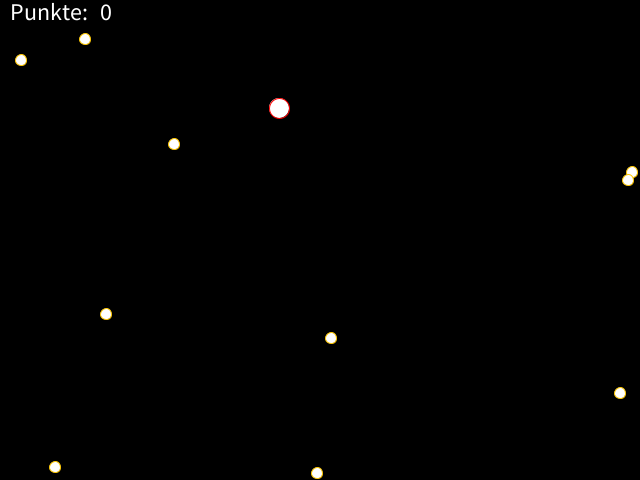
Frame 1 (no input)
Frame 60 (the mouse pressed at the canvas centre just before this capture): identical to frame 1, image omitted
Frame 120 (the mouse held since frame 60 and released just before this capture): identical to frame 1, image omitted

The Processing sketch that drew this single still picture (run headless with seeded random() and noise(); from frame 60 on, the mouse is pressed at the canvas centre):

// Processing sketch: Stars
// ── Stars.pde
import java.util.Random;

Random r = new Random();
Star stars[];
Keyhandler kh;
Player p;

void setup () {
  size(640, 480);
  kh = new Keyhandler();
  p = new Player(kh,r.nextInt(640), r.nextInt(480));
  stars = new Star[10];
  for (int i = 0; i < stars.length; i++) {
    stars[i] = new Star(r.nextInt(640), r.nextInt(480), 1);
  }
}

void draw() {
  background(0);
  textSize(24);
  text("Punkte: ", 10, 20);
  text(p.points, 100, 20);
  p.draw();
  p.move();
  p.collect();

  if (kh.refresh) {
    for (int i = 0; i < stars.length; i++) {
      stars[i] = new Star(r.nextInt(640), r.nextInt(480), 1);
    }
  }

  kh.refresh = true;
  for (int i = 0; i < stars.length; i++) {
    if (stars[i].draw) {
      stars[i].draw();
      kh.refresh = false;
    }
  }
}

public void keyPressed() {
  if (key == 'w') kh.up = true;
  if (key == 'a') kh.left = true;
  if (key == 's') kh.down = true;
  if (key == 'd') kh.right = true;
}

public void keyReleased() {
  if (key == 'w') kh.up = false;
  if (key == 'a') kh.left = false;
  if (key == 's') kh.down = false;
  if (key == 'd') kh.right = false;
}

// ── Keyhandler.pde
class Keyhandler {
  boolean up, down, left, right, refresh;
}

// ── Player.pde
class Player {

  int xPos;
  int yPos;
  int xSpeed = 4;
  int ySpeed = 4;
  int d = 20;
  int points = 0;

  public Player(Keyhandler kh,int x, int y) {
    xPos = x;
    yPos = y;
  }

  public void draw() {
    stroke(255, 0, 0);
    ellipse(xPos, yPos, d, d);
  }

  public void move() {

    if (kh.up) yPos -= ySpeed;
    if (kh.down) yPos += ySpeed;
    if (kh.left) xPos -= xSpeed;
    if (kh.right) xPos += xSpeed;
  }

  public void collect() {
    for (int i = 0; i < stars.length; i++) {
      if (abs(stars[i].xPos-xPos) < 15 && abs(stars[i].yPos-yPos)<15) {
        if (stars[i].draw) points += stars[i].points;
        stars[i].draw = false;
      }
    }
  }
}

// ── Star.pde
public class Star {

  int xPos;
  int yPos;
  int size;
  boolean draw = true;
  int points;

  public Star (int x, int y, int s) {
    xPos = x;
    yPos = y;
    size = s;
    points = size;
  }

  void  draw() {
    stroke(255, 200, 0);
    ellipse(xPos, yPos, 10+size, 10+(size));
  }
}
